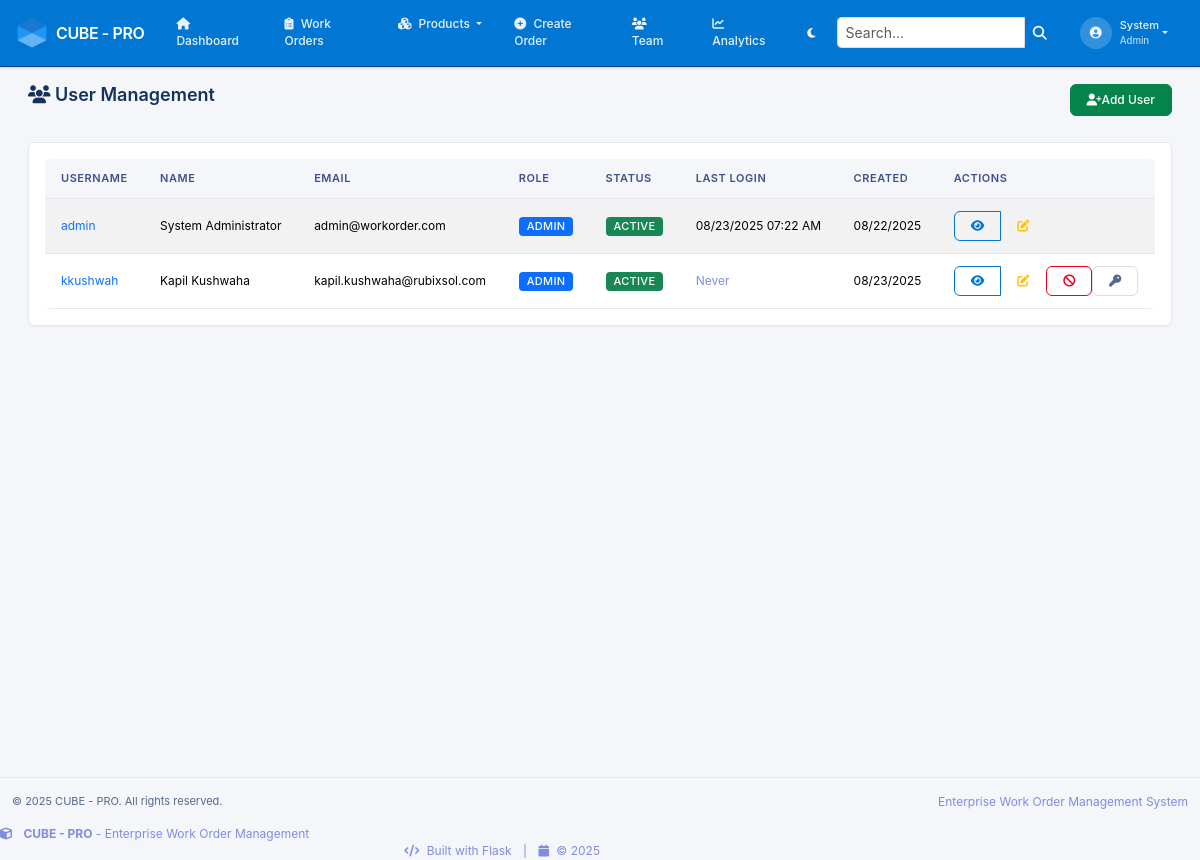
Page /users/ (signed in) on the earlier database version.
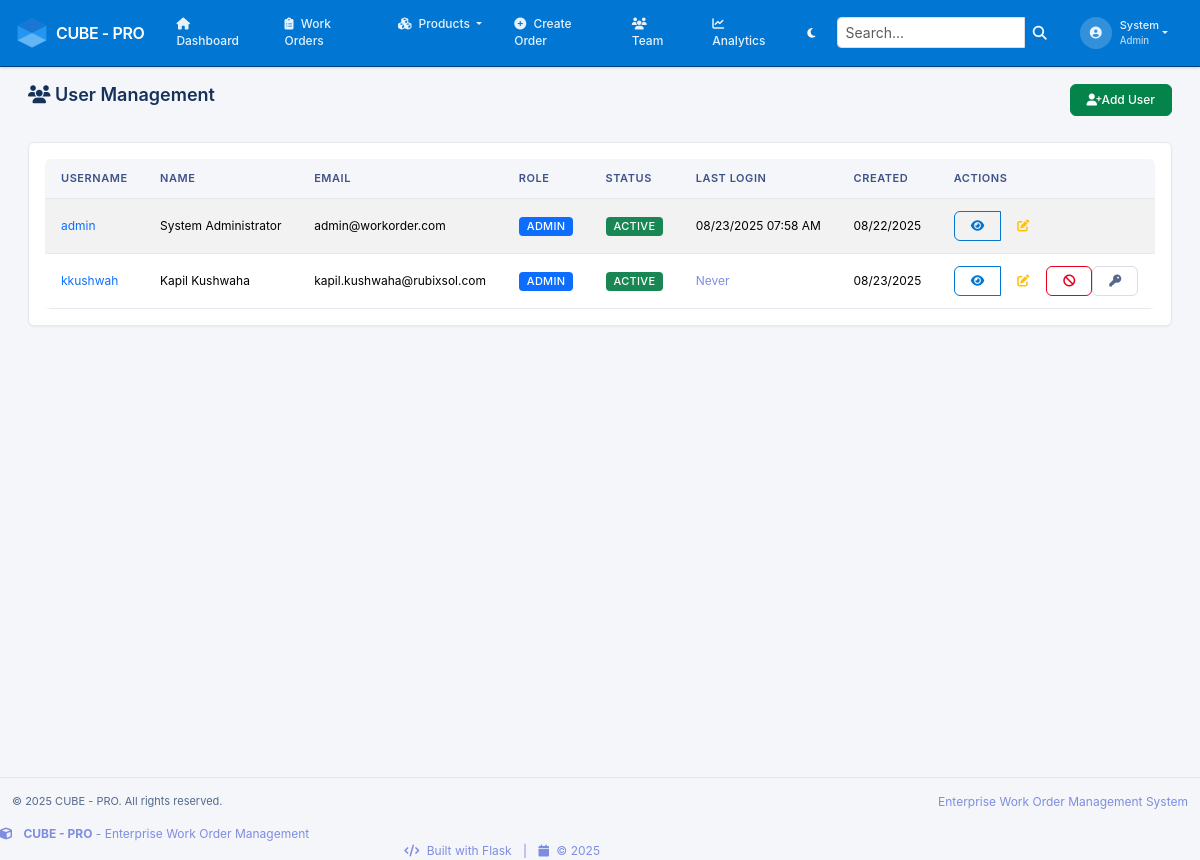
Same page on the later database version.
### app/models.py (models this page shows, shortened)
class User(UserMixin, db.Model):
    __tablename__ = 'users'
    id = db.Column(db.Integer, primary_key=True)
    username = db.Column(db.String(64), unique=True, nullable=False, index=True)
    email = db.Column(db.String(120), unique=True, nullable=False, index=True)
    password_hash = db.Column(db.String(255), nullable=False)
    first_name = db.Column(db.String(64), nullable=False)
    last_name = db.Column(db.String(64), nullable=False)
    phone = db.Column(db.String(20))
    is_active = db.Column(db.Boolean, default=True)
    created_at = db.Column(db.DateTime, default=lambda: datetime.now(timezone.utc))
    last_login = db.Column(db.DateTime)
    role_id = db.Column(db.Integer, db.ForeignKey('roles.id'))
    created_workorders = db.relationship('WorkOrder', foreign_keys='WorkOrder.created_by_id',
                                       backref='creator', lazy='dynamic')
    assigned_workorders = db.relationship('WorkOrder', foreign_keys='WorkOrder.assigned_to_id',
                                        backref='assignee', lazy='dynamic')
    activities = db.relationship('WorkOrderActivity', backref='user', lazy='dynamic')
    @property
    def full_name(self):
        return f"{self.first_name} {self.last_name}"
    def has_role(self, role_name):
        return self.role and self.role.name == role_name

class Role(db.Model):
    __tablename__ = 'roles'
    id = db.Column(db.Integer, primary_key=True)
    name = db.Column(db.String(64), unique=True, nullable=False)
    description = db.Column(db.String(255))
    created_at = db.Column(db.DateTime, default=lambda: datetime.now(timezone.utc))
    users = db.relationship('User', backref='role', lazy='dynamic')

### app/users/routes.py (the view)
@bp.route('/')
@login_required
def list_users():
    if not (current_user.has_role('admin') or current_user.has_role('manager')):
        flash('You do not have permission to view users.', 'error')
        return redirect(url_for('main.dashboard'))
    page = request.args.get('page', 1, type=int)
    per_page = 20
    users = User.query.order_by(User.username).paginate(
        page=page, per_page=per_page, error_out=False
    )
    return render_template('users/list.html', title='User Management', users=users)

### app/__init__.py (called while the page is built)
@login_manager.user_loader
def load_user(user_id):
    from app.models import User
    return User.query.get(int(user_id))

### app/templates/users/list.html (shortened to what the changed rows need)
{% extends "base.html" %}
{% block content %}
<div class="row">
    <div class="col-12">
        <div class="d-flex justify-content-between align-items-center mb-4">
            <h1><i class="fas fa-users"></i> User Management</h1>
        </div>
    </div>
</div>
<div class="row">
    <div class="col-12">
        <div class="card">
            <div class="card-body">
                {% if users.items %}
                <div class="table-responsive">
                    <table class="table table-striped table-hover">
                        <thead class="table-dark">
                            <tr>
                                <th>Username</th>
                                <th>Name</th>
                                <th>Email</th>
                                <th>Role</th>
                                <th>Status</th>
                                <th>Last Login</th>
                                <th>Created</th>
                                <th>Actions</th>
                            </tr>
                        </thead>
                        <tbody>
                            {% for user in users.items %}
                            <tr class="{% if not user.is_active %}table-secondary{% endif %}">
                                <td>
                                    <a href="{{ url_for('users.view_user', id=user.id) }}" class="text-decoration-none">
                                        {{ user.username }}
                                    </a>
                                </td>
                                <td>{{ user.full_name }}</td>
                                <td>{{ user.email }}</td>
                                <td>
                                    <span class="badge bg-primary">{{ user.role.name.title() }}</span>
                                </td>
                                <td>
                                    {% if user.is_active %}
                                        <span class="badge bg-success">Active</span>
                                    {% else %}
                                        <span class="badge bg-secondary">Inactive</span>
                                    {% endif %}
                                </td>
                                <td>
                                    {% if user.last_login %}
                                        {{ user.last_login.strftime('%m/%d/%Y %I:%M %p') }}
                                    {% else %}
                                        <span class="text-muted">Never</span>
                                    {% endif %}
                                </td>
                                <td>{{ user.created_at.strftime('%m/%d/%Y') }}</td>
                                <td>
                                    <div class="btn-group btn-group-sm">
                                        <a href="{{ url_for('users.view_user', id=user.id) }}"
                                           class="btn btn-outline-primary" title="View">
                                            <i class="fas fa-eye"></i>
                                        </a>
                                        {% if current_user.has_role('admin') %}
                                        <a href="{{ url_for('users.edit_user', id=user.id) }}"
                                           class="btn btn-outline-warning" title="Edit">
                                            <i class="fas fa-edit"></i>
                                        </a>
                                        {% endif %}
                                    </div>
                                </td>
                            </tr>
                            {% endfor %}
                        </tbody>
                    </table>
                </div>
                {% endif %}
            </div>
        </div>
    </div>
</div>
{% endblock %}

### app/templates/base.html (shortened to what the changed rows need)
<!DOCTYPE html>
<html lang="en" data-bs-theme="light">
<head>
    <link href="https://cdn.jsdelivr.net/npm/bootstrap@5.3.2/dist/css/bootstrap.min.css" rel="stylesheet">
    <link href="https://cdnjs.cloudflare.com/ajax/libs/font-awesome/6.4.0/css/all.min.css" rel="stylesheet">
    <link href="{{ url_for('static', filename='css/style.css') }}" rel="stylesheet">
</head>
<body>
    {% if current_user.is_authenticated %}
    <nav class="navbar navbar-expand-lg navbar-dark">
        <div class="container-fluid px-3">
            <a class="navbar-brand fw-semibold d-flex align-items-center" href="{{ url_for('main.dashboard') }}">
                <img src="{{ url_for('static', filename='img/cube.svg') }}" alt="Cube Logo" style="height:32px;width:32px;object-fit:contain;" class="me-2">
                CUBE - PRO
            </a>
            <div class="collapse navbar-collapse" id="navbarNav">
                <ul class="navbar-nav me-auto">
                    <li class="nav-item">
                        <a class="nav-link px-2" href="{{ url_for('main.dashboard') }}">
                            <i class="fas fa-home me-1"></i> Dashboard
                        </a>
                    </li>
                    <li class="nav-item">
                        <a class="nav-link px-2" href="{{ url_for('workorders.list_workorders') }}">
                            <i class="fas fa-clipboard-list me-1"></i> Work Orders
                        </a>
                    </li>
                    <li class="nav-item dropdown">
                        <a class="nav-link dropdown-toggle px-2" href="#" id="productsDropdown" role="button" data-bs-toggle="dropdown">
                            <i class="fas fa-cubes me-1"></i> Products
                        </a>
                    </li>
                    {% if current_user.role and (current_user.role.name == 'admin' or current_user.role.name == 'manager') %}
                    <li class="nav-item">
                        <a class="nav-link px-2" href="{{ url_for('workorders.create_workorder') }}">
                            <i class="fas fa-plus-circle me-1"></i> Create Order
                        </a>
                    </li>
                    <li class="nav-item">
                        <a class="nav-link px-2" href="{{ url_for('users.list_users') }}">
                            <i class="fas fa-users me-1"></i> Team
                        </a>
                    </li>
                    <li class="nav-item">
                        <a class="nav-link px-2" href="{{ url_for('reports.dashboard') }}">
                            <i class="fas fa-chart-line me-1"></i> Analytics
                        </a>
                    </li>
                    {% endif %}
                </ul>
                <button class="btn btn-outline-light btn-sm me-2" onclick="toggleTheme()" id="themeToggle">
                    <i class="fas fa-moon"></i>
                </button>
                <form class="d-flex me-2" method="GET" action="{{ url_for('main.search') }}">
                    <div class="input-group input-group-sm">
                        <input class="form-control" type="search" name="q" placeholder="Search..." aria-label="Search" style="max-width: 200px;">
                        <button class="btn btn-outline-light" type="submit">
                            <i class="fas fa-search"></i>
                        </button>
                    </div>
                </form>
                <ul class="navbar-nav">
                    <li class="nav-item dropdown">
                        <a class="nav-link dropdown-toggle d-flex align-items-center" href="#" id="navbarDropdown" role="button" data-bs-toggle="dropdown">
                            <div class="user-avatar me-2">
                                <i class="fas fa-user-circle"></i>
                            </div>
                            <div class="user-info d-none d-md-block">
                                <div class="fw-medium">{{ current_user.first_name }}</div>
                                <small class="text-light opacity-75">{{ current_user.role.name|title if current_user.role else 'User' }}</small>
                            </div>
                        </a>
                    </li>
                </ul>
            </div>
        </div>
    </nav>
    {% endif %}
    <main class="{% if current_user.is_authenticated %}main-content{% else %}auth-content{% endif %}">
    <div class="container-fluid">
            {% block content %}{% endblock %}
        </div>
    </main>
</body>
</html>

Differences in the rows shown:
changed User "admin": last_login "08/23/2025 07:22 AM" → "08/23/2025 07:58 AM"
